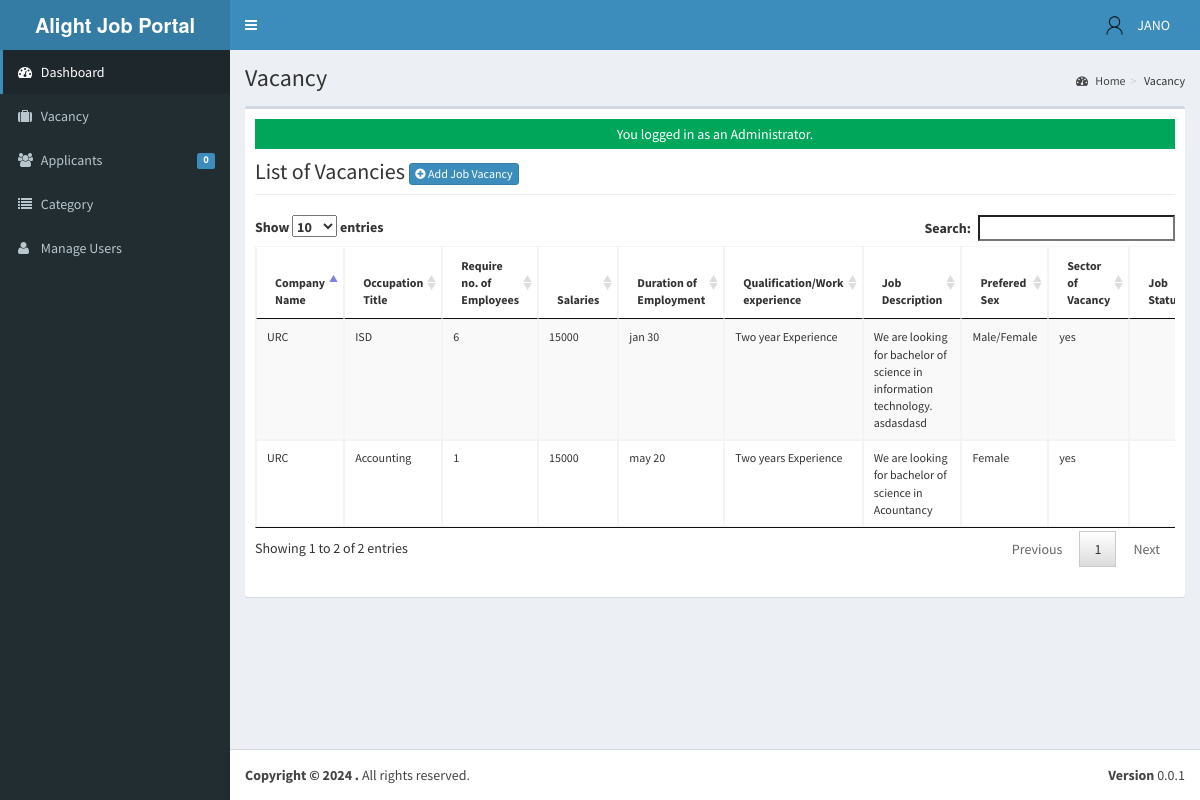
The app's page /admin/vacancy/ (signed in), older data.
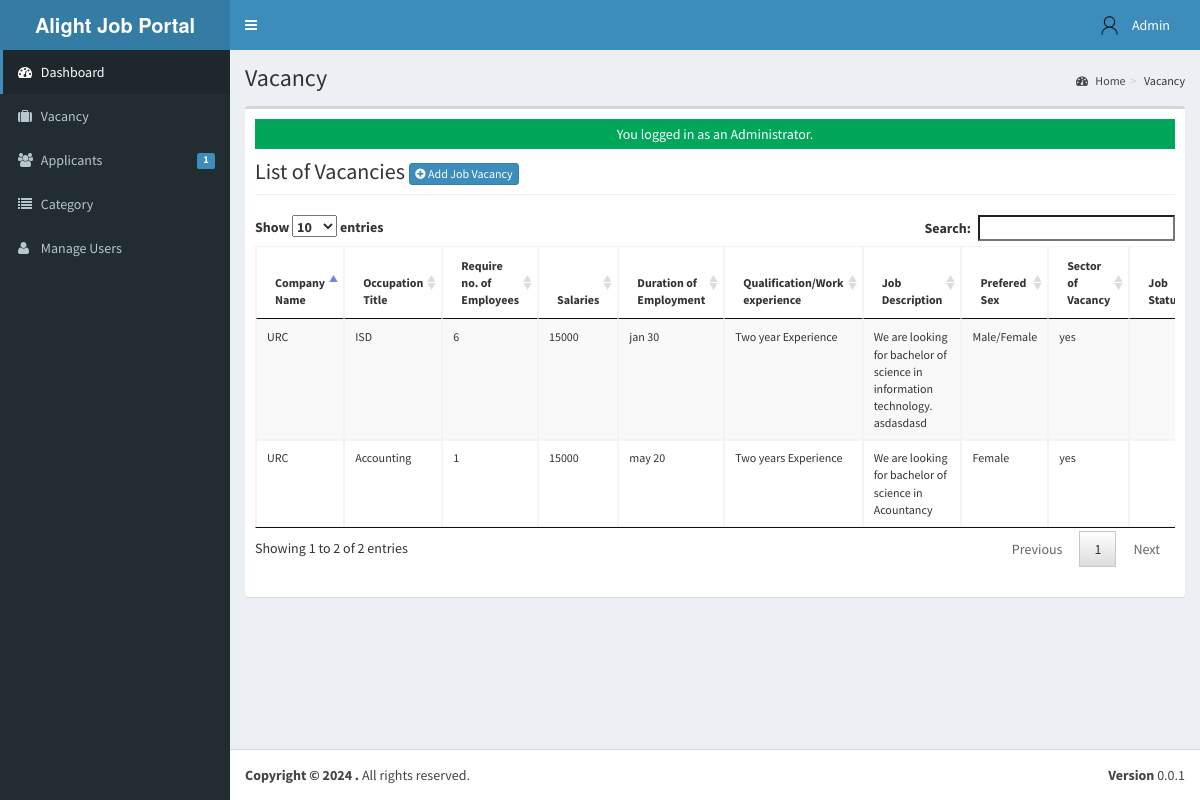
The same page, newer data.
### tables this page shows
CREATE TABLE `tblusers` (
  `USERID` varchar(30) NOT NULL,
  `FULLNAME` varchar(40) NOT NULL,
  `USERNAME` varchar(90) NOT NULL,
  `PASS` varchar(90) NOT NULL,
  `ROLE` varchar(30) NOT NULL,
  `PICLOCATION` varchar(255) NOT NULL
);

### admin/vacancy/index.php (called while the page is built, shortened)
<?php
require_once("../../include/initialize.php");
$title="Vacancy";
require_once ("../theme/templates.php");
?>

### include/database.php (called while the page is built, shortened)
<?php
class Database {
	var $query = '';
	public $conn;
	public function open_connection() {
		try {
		$this->conn = new PDO("mysql:host=".server.";dbname=".database_name. "", user,pass);
		$this->conn->setAttribute(PDO::ATTR_ERRMODE, PDO::ERRMODE_EXCEPTION);
		}catch(PDOException $e){
			echo "Problem in database connection! Contact administrator!". $e->getMessage();
		}
	}
	function setQuery($sql='') {
		try {
		   $this->sql_string=$sql;
			$this->query = $this->conn->prepare($this->sql_string);
			$this->query->execute();
		  } catch (PDOException $e) {
		    echo "Failed to get query handle: " . $e->getMessage() . "\n";
		    exit;
		  }
	}
	function loadSingleResult() {
		$results = $this->query->fetch(PDO::FETCH_OBJ);
		return $results;
	}
}
$mydb = new Database();
?>

### include/accounts.php (called while the page is built, shortened)
<?php
require_once(LIB_PATH.DS.'database.php');
class User {
	protected static  $tblname = "tblusers";
	function single_user($id=""){
			global $mydb;
			$mydb->setQuery("SELECT * FROM ".self::$tblname."
				Where USERID= '{$id}' LIMIT 1");
			$cur = $mydb->loadSingleResult();
			return $cur;
	}
}
?>

### include/function.php (called while the page is built, shortened)
<?php
function currentpage(){
		$this_page = $_SERVER['SCRIPT_NAME'];
	    $bits = explode('/',$this_page);
		 return $bits[3];
	}
		?>

### admin/vacancy/list.php (the view, shortened to what the changed rows need)
<div class="row">
      	 <div class="col-lg-12">
           <h1 class="page-header">List of Vacancies  <a href="index.php?view=add" class="btn btn-primary btn-xs  ">  <i class="fa fa-plus-circle fw-fa"></i> Add Job Vacancy</a>  </h1>
      		</div>
  		 </div>
 		    <form action="controller.php?action=delete" Method="POST">
		     <div class="table-responsive">
			<table id="dash-table" class="table table-striped table-bordered table-hover"  style="font-size:12px" cellspacing="0">
			  <thead>
			  	<tr>
			  		<th>Company Name</th>
			  		<th>Occupation Title</th>
			  		<th>Require no. of Employees</th>
			  		<th>Salaries</th>
			  		<th>Duration of Employment</th>
			  		<th>Qualification/Work experience</th>
			  		<th>Job Description</th>
			  		<th>Prefered Sex</th>
			  		<th>Sector of Vacancy</th>
			  		<th>Job Status</th>
			  	</tr>
			  </thead>
			</table>
			</form>

### admin/theme/templates.php (shortened to what the changed rows need)
<!DOCTYPE html>
<html>
    <head>
        <link rel="stylesheet" href="<?php echo web_root;?>bootstrap/css/bootstrap.min.css">
        <link rel="stylesheet" href="<?php echo web_root;?>plugins/font-awesome/css/font-awesome.min.css">
        <link rel="stylesheet" href="<?php echo web_root;?>dist/css/AdminLTE.min.css">
        <link rel="stylesheet" href="<?php echo web_root;?>dist/css/skins/_all-skins.min.css">
        <link rel="stylesheet" href="<?php echo web_root;?>plugins/iCheck/flat/blue.css">
        <link rel="stylesheet" href="<?php echo web_root;?>plugins/morris/morris.css">
        <link rel="stylesheet" href="<?php echo web_root;?>plugins/jvectormap/jquery-jvectormap-1.2.2.css">
        <link href="<?php echo web_root; ?>plugins/datepicker/bootstrap-datetimepicker.min.css" rel="stylesheet" media="screen">
        <link rel="stylesheet" href="<?php echo web_root;?>plugins/dataTables/jquery.dataTables.min.css">
        <link rel="stylesheet" href="<?php echo web_root;?>plugins/bootstrap-wysihtml5/bootstrap3-wysihtml5.min.css">
    </head>
 <body class="hold-transition skin-blue fixed sidebar-mini">
<div class="wrapper">
  <header class="main-header">
    <nav class="navbar navbar-static-top" role="navigation">
      <div class="navbar-custom-menu">
        <ul class="nav navbar-nav">
          <?php
              $user = New User();
              $singleuser = $user->single_user($_SESSION['ADMIN_USERID']);
          ?>
          <li class="dropdown user user-menu" style="padding-right: 15px;"  >
            <a href="#" class="dropdown-toggle" data-toggle="dropdown">
              <img src="<?php echo web_root.'admin/user/photos/user.png';?>" class="user-image" alt="User Image">
              <span class="hidden-xs"><?php echo $singleuser->FULLNAME; ?></span>
            </a>
          </li>
        </ul>
      </div>
    </nav>
  </header>
  <aside class="main-sidebar">
    <section class="sidebar">
      <ul class="sidebar-menu">
        <li class="<?php echo (currentpage() == 'applicants') ? "active" : false;?>" >
          <a href="<?php echo web_root ;?>admin/applicants/">
            <i class="fa fa-users"></i> <span>Applicants</span>
            <span class="label label-primary pull-right">
              <?php
                $sql = "SELECT count(*) as 'APPL' FROM `tbljobregistration` WHERE `PENDINGAPPLICATION`=1";
                $mydb->setQuery($sql);
                $pending = $mydb->loadSingleResult();
                echo $pending->APPL;
              ?>
            </span>
          </a>
        </li>
      </ul>
    </section>
  </aside>
  <div class="content-wrapper">
  <section class="content-header">
      <h1>
        <?php echo isset($title) ? $title : ''; ?>
      </h1>
    </section>
         <section class="content">
          <div class="row">
            <div class="col-xs-12">
              <div class="box">
                <div class="box-body">
              <?php
               require_once $content;
               ?>
             </div>
           </div>
         </div>
         </section>
 </div>
    </body>
</html>

Row changes from the older to the newer data that the page shows:
changed tblusers: FULLNAME "JANO" → "Admin"
Text that changed along with them:
$pending->APPL: "0" → "1"
